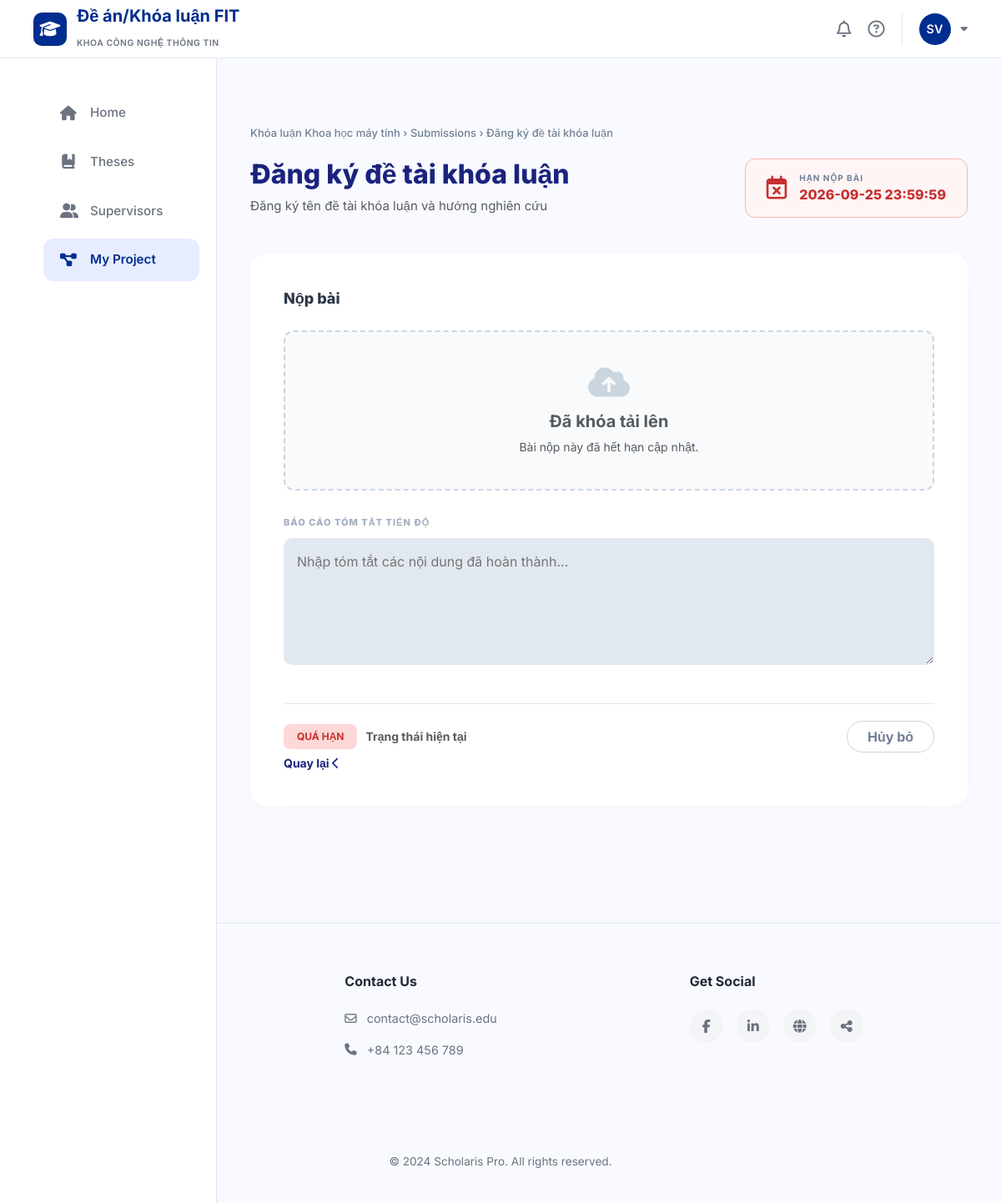
The app's page /assignment/17/submit (signed in), older data.
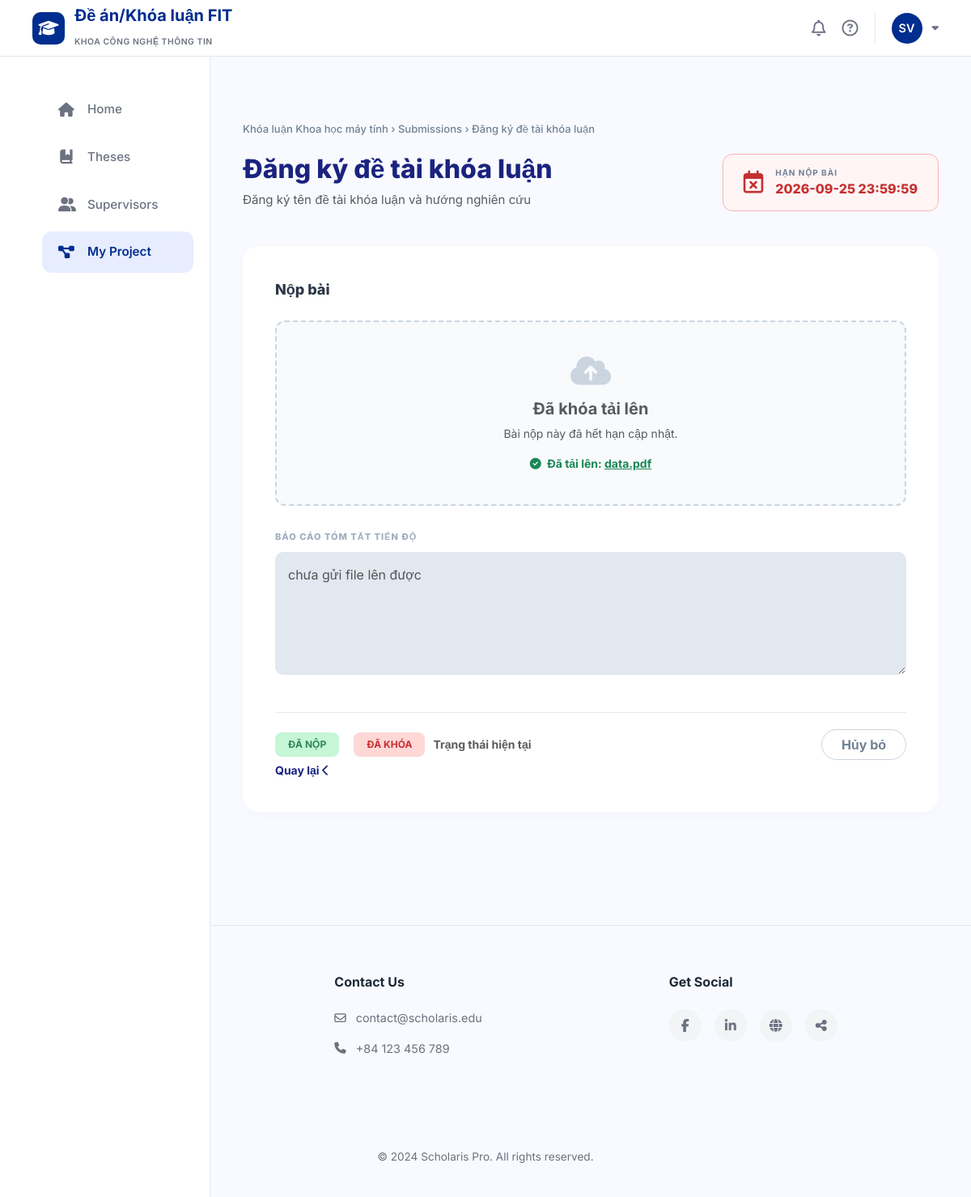
The same page, newer data.
### tables this page shows
CREATE TABLE classes (
    id INTEGER PRIMARY KEY AUTOINCREMENT,
    class_code VARCHAR(50) NOT NULL UNIQUE,
    class_name VARCHAR(100) NOT NULL,
    course_id INTEGER NOT NULL,
    lecturer_id INTEGER NOT NULL,
    semester_id INTEGER NOT NULL,
    status VARCHAR(20) DEFAULT 'active' CHECK (status IN ('active', 'completed')),
    FOREIGN KEY (course_id) REFERENCES courses(id),
    FOREIGN KEY (lecturer_id) REFERENCES lecturers(id),
    FOREIGN KEY (semester_id) REFERENCES semesters(id)
);

CREATE TABLE assignments (
    id INTEGER PRIMARY KEY AUTOINCREMENT,
    class_id INTEGER NOT NULL,
    title VARCHAR(200) NOT NULL,
    description TEXT,
    deadline DATETIME NOT NULL,
    max_file_size INTEGER DEFAULT 10,
    allowed_file_types VARCHAR(200),
    created_at DATETIME DEFAULT CURRENT_TIMESTAMP, is_overdue,
    FOREIGN KEY (class_id) REFERENCES classes(id) ON DELETE CASCADE
);

CREATE TABLE submissions (
    id INTEGER PRIMARY KEY AUTOINCREMENT,
    assignment_id INTEGER NOT NULL,
    student_id INTEGER NOT NULL,
    file_url VARCHAR(500),
    file_name VARCHAR(255),
    file_size INTEGER,
    progress_report TEXT,
    submitted_at DATETIME DEFAULT CURRENT_TIMESTAMP,
    is_late INTEGER DEFAULT 0,
    is_final INTEGER DEFAULT 0,
    version INTEGER DEFAULT 1,
    FOREIGN KEY (assignment_id) REFERENCES assignments(id) ON DELETE CASCADE,
    FOREIGN KEY (student_id) REFERENCES students(id)
);

### app/myprojects/routes.py (the view, shortened to what this page needs)
@myprojects_bp.route('/assignment/<int:assignment_id>/submit', methods=['GET', 'POST'])
def submit_assignment(assignment_id):
    user_id = session.get('user_id') or 1
    conn = get_db()
    conn.row_factory = lambda cursor, row: dict(zip([column[0] for column in cursor.description], row))
    cur = conn.cursor()
    cur.execute("SELECT id FROM students WHERE user_id = ?", (user_id,))
    student = cur.fetchone()
    if not student:
        abort(404)
    student_id = student['id']
    cur.execute("""
        SELECT a.*, c.class_name
        FROM assignments a
        JOIN classes c ON a.class_id = c.id
        WHERE a.id = ?
    """, (assignment_id,))
    assignment = cur.fetchone()
    if not assignment:
        abort(404)
    cur.execute("SELECT * FROM submissions WHERE assignment_id = ? AND student_id = ?", (assignment_id, student_id))
    submission = cur.fetchone()
    is_overdue = False
    try:
        deadline_date = datetime.strptime(assignment['deadline'], '%Y-%m-%d %H:%M:%S')
        if datetime.now() > deadline_date:
            is_overdue = True
    except ValueError:
        pass
    return render_template('submission.html', assignment=assignment, submission=submission, is_overdue=is_overdue)

### app/database.py (called while the page is built)
def get_db():
    conn = sqlite3.connect(DB_PATH)
    conn.row_factory = sqlite3.Row
    return conn

### templates/submission.html (shortened to what this page needs)
{% extends "base.html" %}
{% block content %}
<div class="submit-container">
    <div class="breadcrumb-text">
        {{ assignment.class_name }} &rsaquo; Submissions &rsaquo; {{ assignment.title }}
    </div>
    <div class="header-grid">
        <div>
            <h1 class="ass-title">{{ assignment.title }}</h1>
            <p class="text-muted" style="font-size: 15px; max-width: 600px;">{{ assignment.description }}</p>
        </div>
        <div class="deadline-box {% if is_overdue %}overdue{% endif %}">
            <i class="far fa-calendar-times deadline-icon"></i>
            <div>
                <div style="font-size: 10px; font-weight: 700; color: #718096; letter-spacing: 1px; text-transform: uppercase;">Hạn nộp bài</div>
                <div class="deadline-text" style="font-size: 16px; font-weight: 800;">{{ assignment.deadline }}</div>
            </div>
        </div>
    </div>
    <div class="submission-card">
        <div class="card-title">Nộp bài</div>
        <form id="submissionForm" action="{{ url_for('myprojects.submit_assignment', assignment_id=assignment.id) }}" method="POST" enctype="multipart/form-data">
            <div class="upload-area">
                <i class="fas fa-cloud-upload-alt upload-icon" style="{% if is_overdue %}color: #cbd5e0;{% endif %}"></i>
                {% if not is_overdue %}
                    <h5 class="fw-bold mb-2">Kéo và thả tệp vào đây</h5>
                    <p class="text-muted small mb-0">PDF, ZIP, DOCX</p>
                    <input type="file" name="file" id="fileInput" class="d-none">
                    <button type="button" class="btn-choose-file" onclick="document.getElementById('fileInput').click()">Chọn tệp từ máy tính</button>
                    <div id="newFileDisplay" class="mt-3 fw-bold small" style="display: none; color: var(--primary-navy);">
                        <i class="fas fa-file-upload me-1"></i> File đã chọn: <span id="newFileName"></span>
                    </div>
                {% else %}
                    <h5 class="fw-bold mb-2 text-muted">Đã khóa tải lên</h5>
                    <p class="text-muted small mb-0">Bài nộp này đã hết hạn cập nhật.</p>
                {% endif %}
                {% if submission and submission.file_name %}
                <div id="existingFileDisplay" class="mt-3 text-success fw-bold small">
                    <i class="fas fa-check-circle me-1"></i> Đã tải lên:
                    <a href="{{ submission.file_url }}" target="_blank" class="text-decoration-none text-success text-decoration-underline">{{ submission.file_name }}</a>
                </div>
                {% endif %}
            </div>
            <div>
                <label class="label-caps">Báo cáo tóm tắt tiến độ</label>
                <textarea name="progress_report" class="custom-textarea" rows="5"
                          placeholder="Nhập tóm tắt các nội dung đã hoàn thành..."
                          {% if is_overdue %}disabled style="background-color: #e2e8f0; cursor: not-allowed;"{% else %}required{% endif %}>{{ submission.progress_report if submission else '' }}</textarea>
            </div>
            <div class="status-footer">
    <div class="d-flex align-items-center">
        {% if submission %}
            <span class="status-badge badge-submitted">Đã nộp</span>
            {% if is_overdue %}
                <span class="status-badge badge-overdue ms-2">Đã khóa</span>
            {% endif %}
        {% elif is_overdue %}
            <span class="status-badge badge-overdue">Quá hạn</span>
        {% else %}
            <span class="status-badge badge-pending">Chưa nộp</span>
        {% endif %}
        <span class="text-muted small fw-bold">Trạng thái hiện tại</span>
    </div>
    <div class="d-flex gap-3">
        <a href="{{ url_for('myprojects.project_detail', id=assignment.class_id) }}"
           class="btn btn-outline-secondary rounded-pill fw-bold px-4 d-flex align-items-center"
           style="border-color: #cbd5e0; color: #718096; transition: 0.3s;">
            Hủy bỏ
        </a>
    </div>
</div>
            <a href="{{ url_for('myprojects.project_detail', id=assignment.class_id) }}" class="text-decoration-none small fw-bold" style="color: var(--primary-navy);">
                        Quay lại  <i class="fas fa-chevron-left me-2"></i>
                    </a>
    </div>
</div>
    </div>
</div>
{% endblock %}

### templates/base.html (shortened to what this page needs)
<!DOCTYPE html>
<html lang="vi">
<head>
    <link rel="stylesheet" href="https://cdnjs.cloudflare.com/ajax/libs/font-awesome/6.5.0/css/all.min.css">
    <link href="https://cdn.jsdelivr.net/npm/bootstrap@5.3.0/dist/css/bootstrap.min.css" rel="stylesheet">
</head>
<body>
    <header class="header">
        <div class="logo-section">
            <div class="logo-icon">
                <i class="fa-solid fa-graduation-cap"></i>
            </div>
            <div class="logo-text">
                <h1>Đề án/Khóa luận FIT</h1>
                <span>Khoa Công nghệ thông tin</span>
            </div>
        </div>
        <div class="header-actions">
            <i class="fa-regular fa-bell action-icon"></i>
            <i class="fa-regular fa-circle-question action-icon"></i>
            <div class="dropdown">
                <div class="user-dropdown-toggle" id="userDropdown" data-bs-toggle="dropdown" aria-expanded="false">
                    {% if session.get('user_id') %}
                        <div class="avatar">{{ session.get('user_full_name')[:2].upper() if session.get('user_full_name') else 'SV' }}</div>
                    {% else %}
                        <div class="avatar"><i class="fa-solid fa-user"></i></div>
                    {% endif %}
                </div>
            </div>
        </div>
    </header>
    <div class="layout-wrapper">
        <aside class="sidebar">
            <ul class="nav-menu">
                <li class="nav-item">
                    <a href="/" class="nav-link {% if request.path == '/' %}active{% endif %}">
                        <i class="fa-solid fa-house"></i>
                        <span>Home</span>
                    </a>
                </li>
                <li class="nav-item">
                    <a href="/theses-projects" class="nav-link {% if 'theses' in request.path %}active{% endif %}">
                        <i class="fa-solid fa-book-bookmark"></i>
                        <span>Theses</span>
                    </a>
                </li>
                <li class="nav-item">
                    <a href="/registration" class="nav-link {% if 'registration' in request.path %}active{% endif %}">
                        <i class="fa-solid fa-user-group"></i>
                        <span>Supervisors</span>
                    </a>
                </li>
                <li class="nav-item">
            <a href="/my-projects" class="nav-link {% if 'my-projects' in request.path or 'project-detail' in request.path or 'assignment' in request.path %}active{% endif %}">
                <i class="fa-solid fa-diagram-project"></i>
                <span>My Project</span>
            </a>
        </li>
            </ul>
        </aside>
        <main class="main-content">
            <div class="content-area">
                {% block content %}
                {% endblock %}
            <footer class="footer">
                <div class="footer-grid">
                    <div class="footer-col">
                        <h4>Info</h4>
                        <ul class="footer-links">
                            <li class="footer-link"><a href="#">About Us</a></li>
                            <li class="footer-link"><a href="#">Academic Policies</a></li>
                            <li class="footer-link"><a href="#">Guidelines</a></li>
                        </ul>
                    </div>
                    <div class="footer-col">
                        <h4>Contact Us</h4>
                        <div class="contact-info">
                            <i class="fa-regular fa-envelope"></i>
                            contact@scholaris.edu
                        </div>
                        <div class="contact-info">
                            <i class="fa-solid fa-phone"></i>
                            +84 123 456 789
                        </div>
                    </div>
                    <div class="footer-col">
                        <h4>Get Social</h4>
                        <div class="social-icons">
                            <a href="#" class="social-icon"><i class="fa-brands fa-facebook-f"></i></a>
                            <a href="#" class="social-icon"><i class="fa-brands fa-linkedin-in"></i></a>
                            <a href="#" class="social-icon"><i class="fa-solid fa-globe"></i></a>
                            <a href="#" class="social-icon"><i class="fa-solid fa-share-nodes"></i></a>
                        </div>
                    </div>
                </div>
                <div class="copyright">
                    &copy; 2024 Scholaris Pro. All rights reserved.
                </div>
            </footer>
</body>
</html>

### templates/base.html (style rules this page uses)
:root { --primary-color: #002D8E; --primary-light: #E7EDFF; --bg-page: #FBFBFF; --white: #FFFFFF; --text-dark: #1F2937; --text-muted: #6B7280; --border-color: #E5E7EB; --sidebar-width: 260px; --header-height: 70px; --shadow: 0 4px 12px rgba(0, 0, 0, 0.05); --transition: all 0.3s ease; }
* { margin: 0; padding: 0; box-sizing: border-box; font-family: 'Inter', sans-serif; }
body { background-color: var(--bg-page); color: var(--text-dark); min-height: 100vh; display: flex; flex-direction: column; }
.header { height: var(--header-height); background: var(--white); border-bottom: 1px solid var(--border-color); display: flex; align-items: center; justify-content: space-between; padding: 0 40px; position: fixed; top: 0; left: 0; right: 0; z-index: 1000; }
.logo-section { display: flex; align-items: center; gap: 12px; }
.logo-icon { width: 40px; height: 40px; background: var(--primary-color); color: white; border-radius: 10px; display: flex; align-items: center; justify-content: center; font-size: 1.25rem; }
.logo-text h1 { font-size: 1.25rem; font-weight: 700; color: var(--primary-color); line-height: 1; }
.logo-text span { font-size: 0.65rem; font-weight: 600; letter-spacing: 0.05em; color: var(--text-muted); text-transform: uppercase; }
.header-actions { display: flex; align-items: center; gap: 20px; }
.action-icon { font-size: 1.25rem; color: var(--text-muted); cursor: pointer; transition: var(--transition); }
.user-dropdown-toggle { display: flex; align-items: center; gap: 12px; padding-left: 20px; border-left: 1px solid var(--border-color); cursor: pointer; transition: var(--transition); }
.user-dropdown-toggle::after { content: '\f0d7'; font-family: 'Font Awesome 6 Free'; font-weight: 900; font-size: 0.85rem; color: var(--text-muted); transition: var(--transition); }
.avatar { width: 38px; height: 38px; border-radius: 50%; background: var(--primary-color); color: white; display: flex; align-items: center; justify-content: center; font-size: 0.9rem; font-weight: 600; object-fit: cover; }
.layout-wrapper { display: flex; flex: 1; margin-top: var(--header-height); }
.sidebar { width: var(--sidebar-width); background: var(--white); border-right: 1px solid var(--border-color); padding: 40px 20px; position: fixed; top: var(--header-height); bottom: 0; left: 0; overflow-y: auto; }
.nav-menu { list-style: none; }
.nav-item { margin-bottom: 8px; }
.nav-link { display: flex; align-items: center; gap: 16px; padding: 14px 20px; color: var(--text-muted); text-decoration: none; font-weight: 500; font-size: 0.95rem; border-radius: 12px; transition: var(--transition); }
.nav-link i { font-size: 1.1rem; width: 20px; text-align: center; }
.nav-link.active { color: var(--primary-color); background: var(--primary-light); font-weight: 600; }
.main-content { flex: 1; margin-left: var(--sidebar-width); padding: 40px; display: flex; flex-direction: column; }
.content-area { flex: 1; min-height: 500px; background: transparent; display: block; }
.footer { margin-top: 60px; padding: 60px 0 40px; border-top: 1px solid var(--border-color); }
.footer-grid { display: grid; grid-template-columns: repeat(3, 1fr); gap: 40px; margin-bottom: 60px; }
.footer-col h4 { font-size: 1rem; font-weight: 700; color: var(--text-dark); margin-bottom: 24px; }
.footer-links { list-style: none; }
.footer-link { margin-bottom: 12px; }
.footer-link a { color: var(--text-muted); text-decoration: none; font-size: 0.9rem; transition: var(--transition); }
.contact-info { display: flex; align-items: center; gap: 12px; color: var(--text-muted); font-size: 0.9rem; margin-bottom: 16px; }
.social-icons { display: flex; gap: 16px; margin-top: 20px; }
.social-icon { width: 40px; height: 40px; border-radius: 50%; background: #F3F4F6; display: flex; align-items: center; justify-content: center; color: var(--text-muted); text-decoration: none; transition: var(--transition); }
.copyright { text-align: center; color: var(--text-muted); font-size: 0.85rem; }

Row changes from the older to the newer data that the page shows:
added submissions: file_name "data.pdf", progress_report "chưa gửi file lên được"
Text that changed along with them:
text no longer shown: "QUÁ HẠN"
text now shown: "Đã tải lên: ĐÃ NỘP ĐÃ KHÓA"
